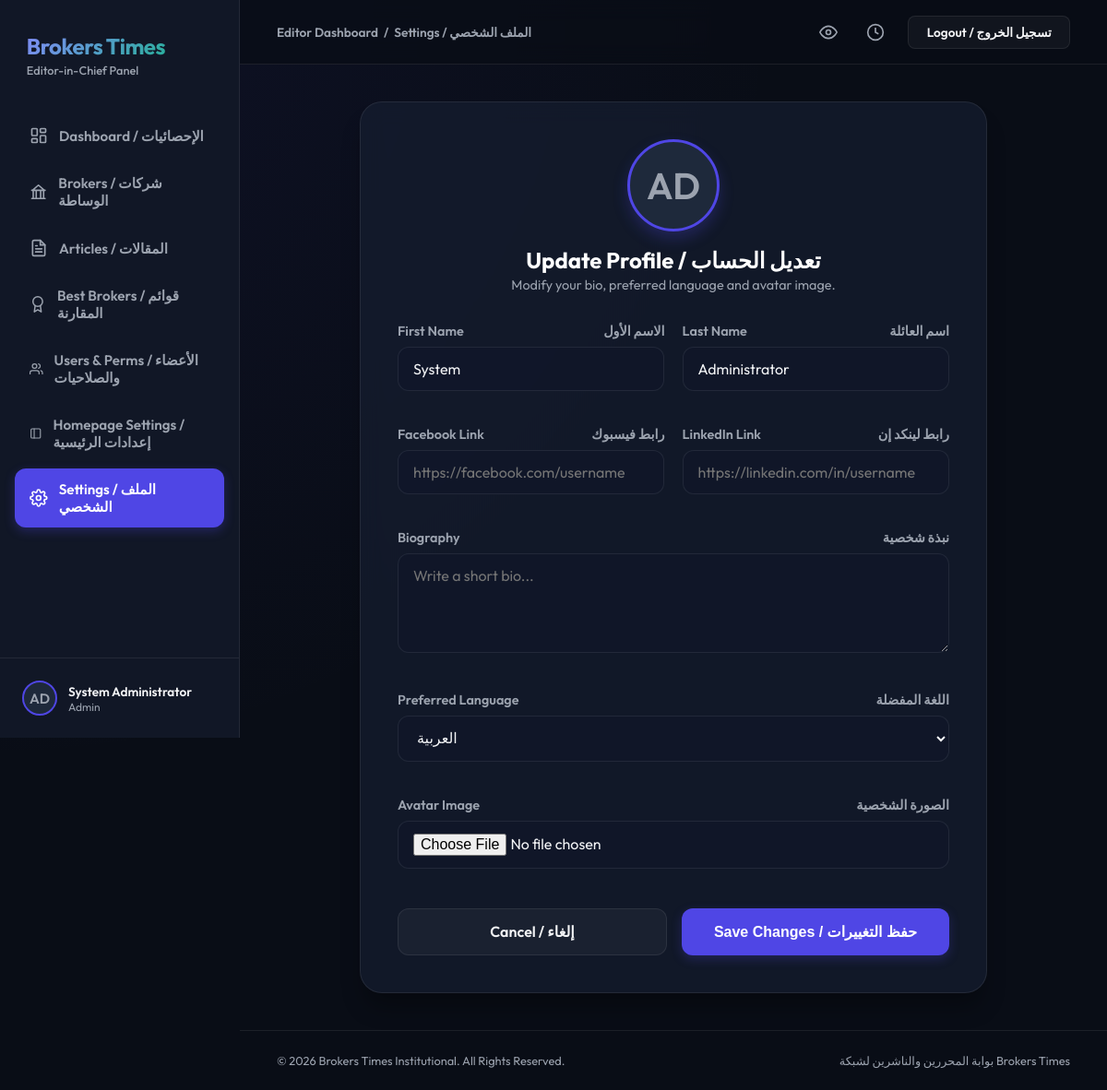
Screenshot of /profile/ (signed in) with the database file from the repository.
### users/models.py (models this page shows, shortened)
class CustomUser(AbstractUser):
    ROLE_CHOICES = [
        ('admin', 'Admin'),
        ('editor', 'Editor'),
        ('writer', 'Writer'),
        ('user', 'Standard User'),
    ]
    PREFERRED_LANGUAGE_CHOICES = [
        ('ar', 'العربية'),
        ('en', 'English'),
    ]
    role = models.CharField(max_length=20, choices=ROLE_CHOICES, default='user')
    preferred_language = models.CharField(max_length=5, choices=PREFERRED_LANGUAGE_CHOICES, default='ar')
    bio = models.TextField(blank=True)
    avatar = models.ImageField(upload_to='avatars/', blank=True, null=True)
    facebook_url = models.URLField(max_length=500, blank=True, null=True)
    linkedin_url = models.URLField(max_length=500, blank=True, null=True)
    class Meta:
        permissions = [
            ("can_publish", "Can publish articles/brokers"),
            ("can_edit", "Can edit articles/brokers"),
            ("can_manage_brokers", "Can manage brokers"),
        ]

### users/views.py (the view)
# urls.py: path('profile/', ProfileView.as_view(), name='profile'),
class ProfileView(LoginRequiredMixin, UpdateView):
    model = CustomUser
    form_class = CustomUserProfileForm
    template_name = 'users/profile.html'
    success_url = reverse_lazy('profile')
    def get_object(self, queryset=None):
        return self.request.user

### users/forms.py
class CustomUserProfileForm(forms.ModelForm):
    class Meta:
        model = CustomUser
        fields = ['first_name', 'last_name', 'bio', 'avatar', 'preferred_language', 'facebook_url', 'linkedin_url']
        widgets = {
            'bio': forms.Textarea(attrs={'rows': 4, 'placeholder': 'Tell us about yourself / اكتب نبذة عن yourself...'}),
            'facebook_url': forms.URLInput(attrs={'placeholder': 'e.g. https://facebook.com/username'}),
            'linkedin_url': forms.URLInput(attrs={'placeholder': 'e.g. https://linkedin.com/in/username'}),
        }

### users/templates/users/profile.html (shortened to what this page needs)
{% extends 'dashboard/base.html' %}
{% block nav_settings %}active{% endblock %}
{% block section_name %}Settings / الملف الشخصي{% endblock %}
{% block content %}
<div class="profile-edit-container">
    <div class="profile-header-section">
        <div class="profile-avatar-container">
            {% if user.avatar %}
                <img src="{{ user.avatar.url }}" alt="Avatar">
            {% else %}
                <span class="profile-avatar-placeholder">{{ user.username|slice:":2" }}</span>
            {% endif %}
        </div>
        <h2 style="color: white; font-weight: 700; font-size: 1.5rem;">Update Profile / تعديل الحساب</h2>
        <p style="color: var(--text-muted); font-size: 0.9rem; margin-top: 0.2rem;">Modify your bio, preferred language and avatar image.</p>
    </div>
    <form method="post" enctype="multipart/form-data">
        <div class="form-grid">
            <div class="form-group">
                <label for="id_first_name">
                    <span>First Name</span>
                    <span>الاسم الأول</span>
                </label>
                <input type="text" name="first_name" id="id_first_name" class="form-control" placeholder="First Name" value="{{ form.first_name.value|default_if_none:'' }}">
            </div>
            <div class="form-group">
                <label for="id_last_name">
                    <span>Last Name</span>
                    <span>اسم العائلة</span>
                </label>
                <input type="text" name="last_name" id="id_last_name" class="form-control" placeholder="Last Name" value="{{ form.last_name.value|default_if_none:'' }}">
            </div>
            <div class="form-group">
                <label for="id_facebook_url">
                    <span>Facebook Link</span>
                    <span>رابط فيسبوك</span>
                </label>
                <input type="url" name="facebook_url" id="id_facebook_url" class="form-control" placeholder="https://facebook.com/username" value="{{ form.facebook_url.value|default_if_none:'' }}">
            </div>
            <div class="form-group">
                <label for="id_linkedin_url">
                    <span>LinkedIn Link</span>
                    <span>رابط لينكد إن</span>
                </label>
                <input type="url" name="linkedin_url" id="id_linkedin_url" class="form-control" placeholder="https://linkedin.com/in/username" value="{{ form.linkedin_url.value|default_if_none:'' }}">
            </div>
            <div class="form-group full-width">
                <label for="id_bio">
                    <span>Biography</span>
                    <span>نبذة شخصية</span>
                </label>
                <textarea name="bio" id="id_bio" class="form-control" rows="4" placeholder="Write a short bio...">{{ form.bio.value|default_if_none:'' }}</textarea>
            </div>
            <div class="form-group full-width">
                <label for="id_preferred_language">
                    <span>Preferred Language</span>
                    <span>اللغة المفضلة</span>
                </label>
                <select name="preferred_language" id="id_preferred_language" class="form-control">
                    <option value="ar" {% if form.preferred_language.value == 'ar' %}selected{% endif %}>العربية</option>
                </select>
            </div>
            <div class="form-group full-width">
                <label for="id_avatar">
                    <span>Avatar Image</span>
                    <span>الصورة الشخصية</span>
                </label>
                <input type="file" name="avatar" id="id_avatar" class="form-control">
            </div>
        </div>
        <div class="action-buttons">
            <a href="{% url 'dashboard' %}" class="btn-cancel">
                <span>Cancel / إلغاء</span>
            </a>
            <button type="submit" class="btn-submit">
                <span>Save Changes / حفظ التغييرات</span>
            </button>
        </div>
    </form>
</div>
{% endblock %}

### users/templates/dashboard/base.html (shortened to what this page needs)
<!DOCTYPE html>
<html lang="en">
<head>
</head>
<body>
    <div class="sidebar">
        <div class="sidebar-brand">
            <span class="brand-name">Brokers Times</span>
            <span class="brand-sub">Editor-in-Chief Panel</span>
        </div>
        <ul class="sidebar-menu">
            <li class="menu-item {% block nav_dashboard %}{% endblock %}">
                <a href="{% url 'dashboard' %}">
                    <svg viewBox="0 0 24 24"><rect x="3" y="3" width="7" height="9" rx="1"></rect><rect x="14" y="3" width="7" height="5" rx="1"></rect><rect x="14" y="12" width="7" height="9" rx="1"></rect><rect x="3" y="16" width="7" height="5" rx="1"></rect></svg>
                    <span>Dashboard / الإحصائيات</span>
                </a>
            </li>
            <li class="menu-item {% block nav_brokers %}{% endblock %}">
                <a href="{% url 'dashboard_brokers' %}">
                    <svg viewBox="0 0 24 24"><path d="M3 21h18M3 10h18M5 10v11M19 10v11M9 10v11M15 10v11M4 10h16L12 3z"></path></svg>
                    <span>Brokers / شركات الوساطة</span>
                </a>
            </li>
            <li class="menu-item {% block nav_articles %}{% endblock %}">
                <a href="{% url 'dashboard_articles' %}">
                    <svg viewBox="0 0 24 24"><path d="M14 2H6a2 2 0 0 0-2 2v16a2 2 0 0 0 2 2h12a2 2 0 0 0 2-2V8z"></path><polyline points="14 2 14 8 20 8"></polyline><line x1="16" y1="13" x2="8" y2="13"></line><line x1="16" y1="17" x2="8" y2="17"></line><polyline points="10 9 9 9 8 9"></polyline></svg>
                    <span>Articles / المقالات</span>
                </a>
            </li>
            <li class="menu-item {% block nav_best_brokers %}{% endblock %}">
                <a href="{% url 'dashboard_best_brokers' %}">
                    <svg viewBox="0 0 24 24"><circle cx="12" cy="8" r="7"></circle><polyline points="8.21 13.89 7 23 12 20 17 23 15.79 13.88"></polyline></svg>
                    <span>Best Brokers / قوائم المقارنة</span>
                </a>
            </li>
            {% if user.role == 'admin' or user.is_superuser or user.is_staff %}
            <li class="menu-item {% block nav_users %}{% endblock %}">
                <a href="{% url 'dashboard_users' %}">
                    <svg viewBox="0 0 24 24"><path d="M17 21v-2a4 4 0 0 0-4-4H5a4 4 0 0 0-4 4v2"></path><circle cx="9" cy="7" r="4"></circle><path d="M23 21v-2a4 4 0 0 0-3-3.87"></path><path d="M16 3.13a4 4 0 0 1 0 7.75"></path></svg>
                    <span>Users & Perms / الأعضاء والصلاحيات</span>
                </a>
            </li>
            <li class="menu-item {% block nav_homepage_settings %}{% endblock %}">
                <a href="{% url 'dashboard_homepage_settings' %}">
                    <svg viewBox="0 0 24 24"><rect x="3" y="3" width="18" height="18" rx="2" ry="2"></rect><line x1="9" y1="3" x2="9" y2="21"></line></svg>
                    <span>Homepage Settings / إعدادات الرئيسية</span>
                </a>
            </li>
            {% endif %}
            <li class="menu-item {% block nav_settings %}{% endblock %}">
                <a href="{% url 'profile' %}">
                    <span>Settings / الملف الشخصي</span>
                </a>
            </li>
        </ul>
        <div class="sidebar-footer">
            <div class="user-avatar-small">
                {% if user.avatar %}
                    <img src="{{ user.avatar.url }}" alt="Avatar">
                {% else %}
                    <span class="user-avatar-placeholder">{{ user.username|slice:":2" }}</span>
                {% endif %}
            </div>
            <div class="user-info">
                <span class="user-name">{{ user.first_name }} {{ user.last_name }}</span>
                <span class="user-role">{{ user.get_role_display }}</span>
            </div>
        </div>
    </div>
    <div class="main-panel">
        <div class="topbar">
            <div class="breadcrumbs">
                <span>Editor Dashboard</span>
                <span>/</span>
                <span>{% block section_name %}Home{% endblock %}</span>
            </div>
            <div class="topbar-actions">
                <button class="action-icon-btn" title="View Portal">
                    <svg viewBox="0 0 24 24"><path d="M1 12s4-8 11-8 11 8 11 8-4 8-11 8-11-8-11-8z"></path><circle cx="12" cy="12" r="3"></circle></svg>
                </button>
                <button class="action-icon-btn" title="Recent History">
                    <svg viewBox="0 0 24 24"><circle cx="12" cy="12" r="10"></circle><polyline points="12 6 12 12 16 14"></polyline></svg>
                </button>
                <a href="{% url 'logout' %}" class="btn-top btn-top-secondary">Logout / تسجيل الخروج</a>
            </div>
        </div>
        <div class="content-body">
            {% block content %}{% endblock %}
        </div>
        <div class="footer">
            <span>&copy; 2026 Brokers Times Institutional. All Rights Reserved.</span>
            <span>بوابة المحررين والناشرين لشبكة Brokers Times</span>
        </div>
    </div>
</body>
</html>

### users/templates/dashboard/base.html (style rules this page uses)
:root { --bg-color: #090d16; --sidebar-bg: #111726; --card-bg: rgba(22, 30, 49, 0.7); --primary: #4f46e5; --primary-hover: #4338ca; --accent: #10b981; --text-color: #f3f4f6; --text-muted: #9ca3af; --border-color: rgba(255, 255, 255, 0.08); --danger: #ef4444; }
* { box-sizing: border-box; margin: 0; padding: 0; }
body { background-color: var(--bg-color); background-image: radial-gradient(at 0% 0%, rgba(79, 70, 229, 0.08) 0px, transparent 50%); color: var(--text-color); font-family: 'Outfit', 'Cairo', sans-serif; min-height: 100vh; display: flex; }
.sidebar { width: 260px; background-color: var(--sidebar-bg); border-right: 1px solid var(--border-color); display: flex; flex-direction: column; position: fixed; height: 100vh; top: 0; left: 0; z-index: 10; }
.sidebar-brand { padding: 2.2rem 1.8rem 1rem; display: flex; flex-direction: column; }
.brand-name { font-size: 1.5rem; font-weight: 700; letter-spacing: -0.5px; background: linear-gradient(135deg, #818cf8, var(--accent)); -webkit-background-clip: text; -webkit-text-fill-color: transparent; }
.brand-sub { font-size: 0.8rem; color: var(--text-muted); margin-top: 0.2rem; font-weight: 500; }
.sidebar-menu { list-style: none; padding: 1.5rem 1rem; display: flex; flex-direction: column; gap: 0.4rem; flex: 1; }
.menu-item a { display: flex; align-items: center; padding: 0.8rem 1rem; color: var(--text-muted); text-decoration: none; border-radius: 12px; font-size: 0.95rem; font-weight: 600; transition: all 0.3s ease; gap: 12px; }
.menu-item a svg { width: 20px; height: 20px; fill: none; stroke: currentColor; stroke-width: 2; stroke-linecap: round; stroke-linejoin: round; transition: stroke 0.3s ease; }
.menu-item.active a { color: white; background: var(--primary); box-shadow: 0 4px 12px rgba(79, 70, 229, 0.3); }
.menu-item.active a svg { stroke: white; }
.sidebar-footer { padding: 1.5rem; border-top: 1px solid var(--border-color); display: flex; align-items: center; gap: 12px; }
.user-avatar-small { width: 38px; height: 38px; border-radius: 50%; overflow: hidden; background: #1e293b; display: flex; align-items: center; justify-content: center; border: 2px solid var(--primary); }
.user-avatar-placeholder { font-size: 0.95rem; font-weight: 600; color: var(--text-muted); text-transform: uppercase; }
.user-info { display: flex; flex-direction: column; overflow: hidden; }
.user-name { font-size: 0.85rem; font-weight: 600; white-space: nowrap; overflow: hidden; text-overflow: ellipsis; }
.user-role { font-size: 0.75rem; color: var(--text-muted); }
.main-panel { margin-left: 260px; flex: 1; display: flex; flex-direction: column; min-height: 100vh; position: relative; }
.topbar { height: 70px; background: rgba(9, 13, 22, 0.7); backdrop-filter: blur(12px); border-bottom: 1px solid var(--border-color); display: flex; align-items: center; justify-content: space-between; padding: 0 2.5rem; position: sticky; top: 0; z-index: 9; }
.breadcrumbs { font-size: 0.85rem; font-weight: 600; color: var(--text-muted); display: flex; align-items: center; gap: 6px; }
.topbar-actions { display: flex; align-items: center; gap: 1.2rem; }
.action-icon-btn { background: none; border: none; color: var(--text-muted); cursor: pointer; display: flex; align-items: center; justify-content: center; padding: 6px; border-radius: 8px; transition: all 0.3s ease; }
.action-icon-btn svg { width: 20px; height: 20px; fill: none; stroke: currentColor; stroke-width: 2; }
.btn-top { padding: 0.5rem 1.2rem; border-radius: 8px; font-size: 0.85rem; font-weight: 600; cursor: pointer; transition: all 0.3s ease; text-decoration: none; display: inline-flex; align-items: center; }
.btn-top-secondary { background: rgba(255, 255, 255, 0.04); color: var(--text-color); border: 1px solid var(--border-color); }
.content-body { padding: 2.5rem; flex: 1; }
.footer { padding: 1.5rem 2.5rem; border-top: 1px solid var(--border-color); font-size: 0.8rem; color: var(--text-muted); display: flex; justify-content: space-between; align-items: center; }

### rows the page displays
CustomUser: username "AD", first_name "System", last_name "Administrator", role "Admin", preferred_language "العربية"
